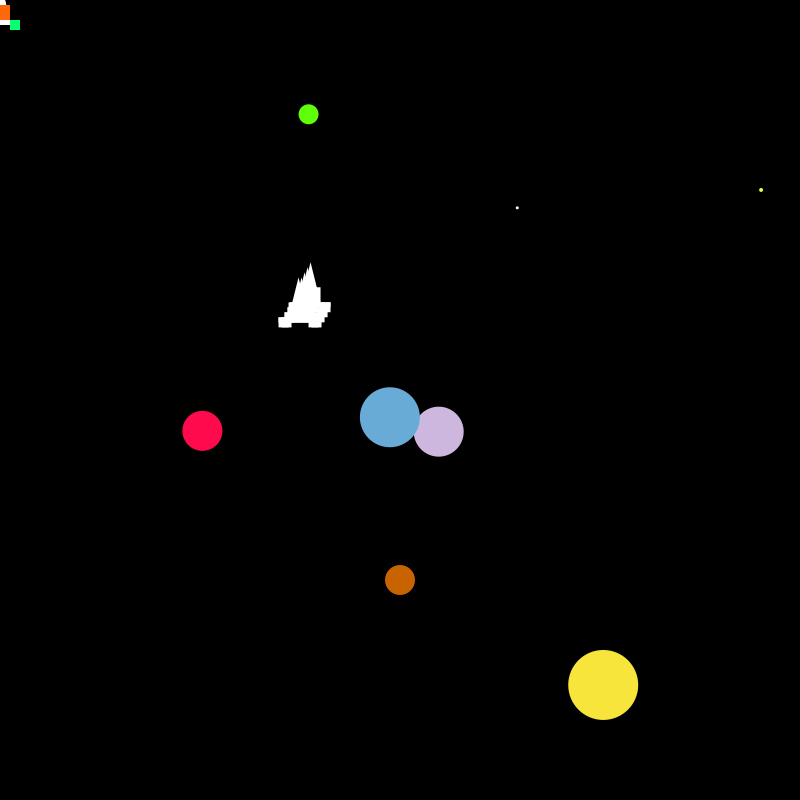
Frame 1 (no input)
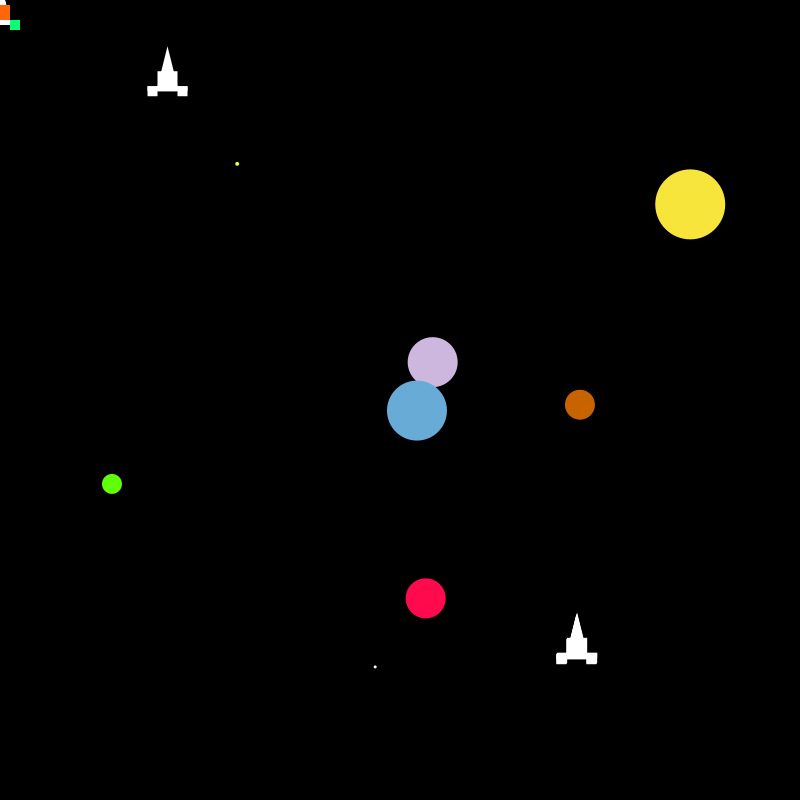
Frame 60 (the mouse pressed at the canvas centre just before this capture)
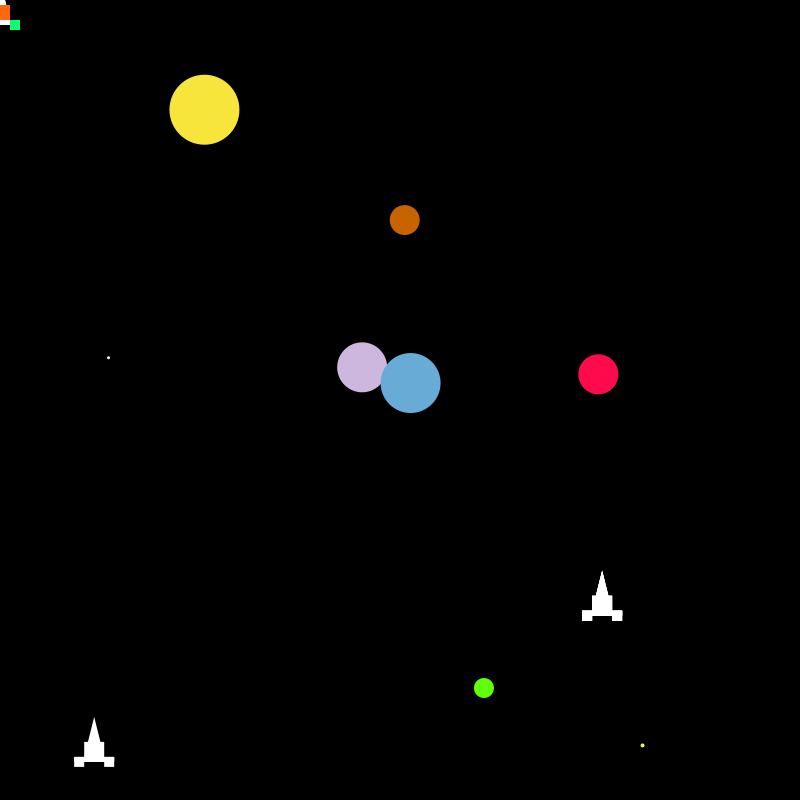
Frame 120 (the mouse held since frame 60 and released just before this capture)

The Processing sketch that drew these frames (run headless with seeded random() and noise(); from frame 60 on, the mouse is pressed at the canvas centre):

// Processing sketch: spaceship_planetas
// ── spaceship_planetas.pde
Planet jupiter, earth, mars, lun, swampy, land_of_OOO;

Spaceship apollo, ajax;

void setup() {
  size(800, 800);
  background(0);
  noStroke();

  jupiter = new Planet(0, 180, 1.5, 30);
  earth = new Planet(60, 300, 1.5, 20);
  mars = new Planet(30, 200, 1.5, 40);
  lun = new Planet(70, 50, 1.5, 50);
  swampy = new Planet(100, 20, 1.5, 60);
  land_of_OOO = new Planet(120, 350, 1.5, 70);

  apollo = new Spaceship(300, 300);
  ajax = new Spaceship(300, 300);
}


void draw() {
  background(0);
  //ESTRELLAS//
  fill(255);
  ellipse(random(width), random(height), 3, 3);
  fill(#E5FA49);
  ellipse(random(width), random(height), 4, 4);

  //PLANETAS//
  fill(#5FFF0A);
  earth.render(); 
  fill(200, 100, 0);
  jupiter.render();
  fill(#FF0A4C);
  mars.render();
  fill(#CEB7DE);
  lun.render();
  fill(#68ABD6);
  swampy.render();
  fill(#F7E53C);
  land_of_OOO.render();

  fill(255);  
  triangle(-10, 20, 10, 20, 0, -20); 

  fill(#FF680A);
  rect(-10, 5, 20, 20);
  apollo.render();
  fill(255);
  rect(-20, 20, 40, 5);
  apollo.render();
  fill(#0AFF76);
  rect(20, 20, -10, 10);
  apollo.render();
  rect(-20, 20, 10, 10);
  apollo.render();

  fill(255);  
  triangle(-10, 20, 10, 20, 0, -20); 

  fill(#FF680A);
  rect(-10, 5, 20, 20);
  fill(255);
  rect(-20, 20, 40, 5);
  fill(#0AFF76);
  rect(20, 20, -10, 10);
  rect(-20, 20, 10, 10);
  ajax.render();
}

// ── Planet.pde
class Planet {
  //atributos 
  float xPos, yPos;
  float speed, distance, direction, size;

  //constructor 
  Planet(float dir, float dis, float sp, float sz) {
    direction = dir;
    distance = dis ;
    speed = sp;
    size = sz;
    xPos = width/2 + sin(direction)*distance;
    yPos = height/2 + cos(direction)*distance;
  }

  //dibujar

  void render() {
    ellipse(xPos, yPos, size, size);
    direction +=radians(speed);
    xPos = width/2 + sin(direction)*distance;
    yPos = height/2 + cos(direction)*distance;
  }
}

// ── Spaceship.pde
class Spaceship {
  PVector position;
  PVector velocity;
  PVector accel;
  float direction;

  //constructor
  Spaceship(float x, float y) {
    
    position = new PVector(x, y);
    velocity = new PVector(2, 2);
    accel = new PVector();

    velocity = PVector.random2D();
    velocity.mult(3.0);//vel a la que se mueve
  }

  void move () {

    accel.set(0, 0, 0);                     
    if (velocity.mag() != 0) velocity.mult(0.99); 


    if (position.x<0) {
      position.x = position.x+width;
    }
    if (position.x>width) {
      position.x = 0;
    }
    if (position.y<0) {
      position.y = position.y+height;
    }
    if (position.y>height) {
      position.y = 0;
    }
  }

  void Keys() {
    if (keyPressed && key == CODED) {
      if (keyCode == LEFT) {
        direction-=0.1;
      } else if (keyCode == RIGHT) {
        direction+=0.1;
      } else if (keyCode == UP) {
        float totalAccel = 0.2;                 
        accel.x = totalAccel * sin(direction);  
        accel.y = -totalAccel * cos(direction);
      }
    }
  }

  void checkEdges () {
    if (position.x < 0) {
      position.x = width;
    } else if (position.x > width) {
      position.x = 0;
    }

    if (position.y < 0) {
      position.y = height;
    } else if (position.y > height) {
      position.y = 0;
    }
  }

  void render() {
    fill(0);
    noStroke();
    pushMatrix(); // guarda el sistema de coordenadas actual en stack

    Keys(); //declarando el void donde van las teclas

    velocity.add(accel);  
    velocity.limit(10);
    position.add(velocity);   
    move();
    checkEdges();

    translate(position.x, position.y);
    rotate(direction);
    fill(255);  
    triangle(-10, 20, 10, 20, 0, -20); 
    rect(-10, 5, 20, 20);
    rect(-20, 20, 40, 5);
    rect(20, 20, -10, 10);
    rect(-20, 20, 10, 10);

    position.add(velocity);  //physics engine
    velocity.add(accel);


    popMatrix(); // restaura el sistema de coordenadas anterior.
  }
}
